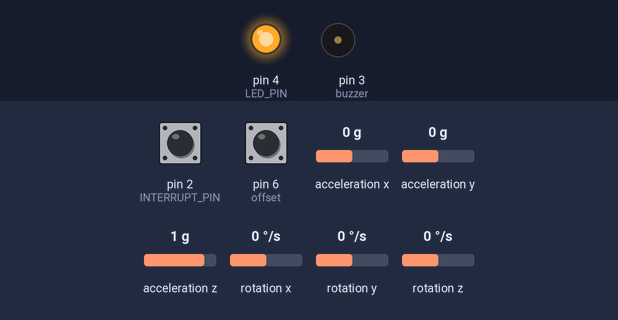
A sketch run on a simulated Arduino Uno, built with avr-gcc and run on an emulated ATmega328P. Shown: output pins drawn as LEDs (lit = HIGH), buzzer (waves = sounding). Inputs (shaded band) come from the test bench; at power-on: pin 6 (offset) HIGH, acceleration x 0 g, acceleration y 0 g, acceleration z 1 g, pin 2 (INTERRUPT_PIN) LOW, rotation x 0 °/s, rotation y 0 °/s, rotation z 0 °/s. The sensor or clock chip raises its interrupt line as the real part does; what the sketch prints to the serial monitor is not drawn.

Above: at 1.8 s.
1.9 s: pin 6 (offset) pulled LOW for 1 s
At 2.21 s:
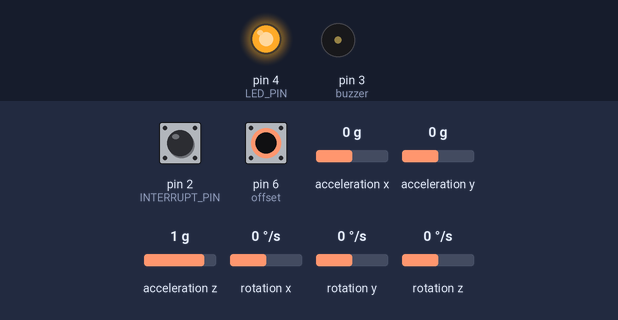
4.9 s: pin 6 (offset) pulled LOW for 3.2 s
At 5.21 s:
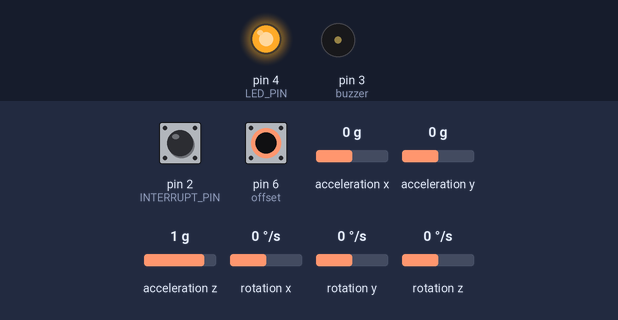
9.6 s: acceleration x set to -1.4 g
At 12.4 s:
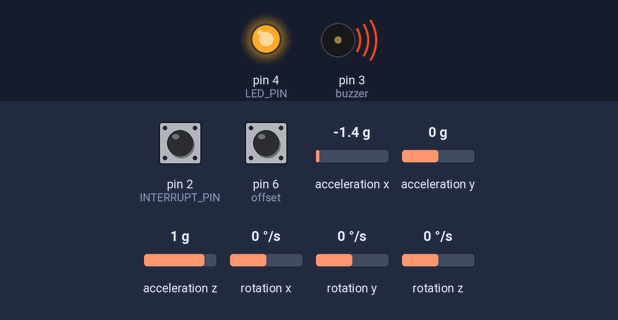
12.6 s: acceleration y set to -1.4 g
15.6 s: pin 6 (offset) pulled LOW for 0.15 s
At 15.95 s:
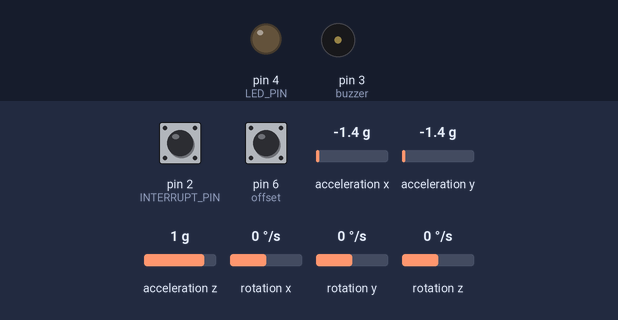
18.7 s: acceleration z set to -1.4 g
Timing chart, 0 to 22.7 s (numbered marks = the images above; inputs shaded):
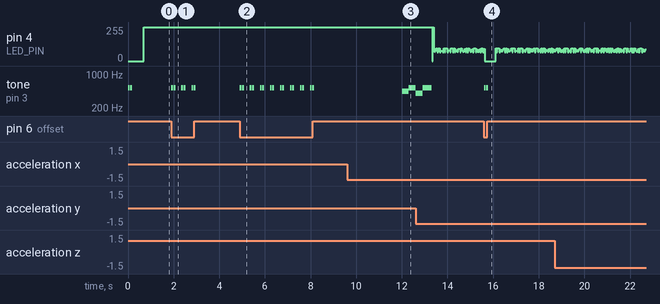

Measured:
- after the input at 1.9 s, tone on pin 3 (buzzer): silent → 523 Hz at once, then repeats every 0.44 s: silent 0.02 s, 523 Hz 0.08 s, silent 0.26 s, 523 Hz 0.08 s, until it stays silent from 3.0 s
- after the input at 4.9 s, tone on pin 3 (buzzer): silent → 523 Hz at once, then repeats every 0.44 s: silent 0.02 s, 523 Hz 0.08 s, silent 0.26 s, 523 Hz 0.08 s, until it stays silent from 8.2 s
- after the input at 15.6 s, tone on pin 3 (buzzer): alternates 523 Hz for 0.08 s and silent for 0.02 s, 4 changes in all, then stays silent, starting at once

The sketch:

mpu_6050_BT_2.1.ino
```cpp
//GND - GND
//VCC - VCC
//SDA - Pin A4
//SCL - Pin A5
//INT - Pin 2
//Aqui voy a incluir el titulo del codigo solo para probar git
#include "I2Cdev.h"
#include "MPU6050_6Axis_MotionApps20.h"
#if I2CDEV_IMPLEMENTATION == I2CDEV_ARDUINO_WIRE
#include "Wire.h"
#endif
#include <avr/wdt.h>

/* #define yawOfst 60
#define pitchOfst 179
#define rollOfst 175 */
int yawOfst = 0;
int pitchOfst = -8;
int rollOfst = 0;

#define timeToSend 100
unsigned long timeToSendCompare = 0;

#define estabilizaTime 12000

int yawZero = 0;
int pitchZero = 0;
int rollZero = 0;

// class default I2C address is 0x68
// specific I2C addresses may be passed as a parameter here
// AD0 low = 0x68
// AD0 high = 0x69
MPU6050 mpu;
//MPU6050 mpu(0x69); // <-- use for AD0 high

#define INTERRUPT_PIN 2
#define LED_PIN 4
#define buzzer 3
#define offset 6
bool blinkState = false;

// MPU control/status vars
bool dmpReady = false;  // set true if DMP init was successful
uint8_t mpuIntStatus;   // holds actual interrupt status byte from MPU
uint8_t devStatus;      // return status after each device operation (0 = success, !0 = error)
uint16_t packetSize;    // expected DMP packet size (default is 42 bytes)
uint16_t fifoCount;     // count of all bytes currently in FIFO
uint8_t fifoBuffer[64]; // FIFO storage buffer

Quaternion q;        // [w, x, y, z]
VectorInt16 aa;      // [x, y, z]
VectorInt16 aaReal;  // [x, y, z]
VectorInt16 aaWorld; // [x, y, z]
VectorFloat gravity; // [x, y, z]
float ypr[3];        // [yaw, pitch, roll]

volatile bool mpuInterrupt = false;
void dmpDataReady()
{
    mpuInterrupt = true;
}

void setup()
{
// join I2C bus (I2Cdev library doesn't do this automatically)
#if I2CDEV_IMPLEMENTATION == I2CDEV_ARDUINO_WIRE
    Wire.begin();
    //Wire.setClock(400000); // 400kHz I2C clock. Comment this line if having compilation difficulties
#elif I2CDEV_IMPLEMENTATION == I2CDEV_BUILTIN_FASTWIRE
    Fastwire::setup(400, true);
#endif
    pinMode(LED_PIN, OUTPUT);
    pinMode(buzzer, OUTPUT);
    pinMode(offset, INPUT_PULLUP);

    //digitalWrite(LED_PIN2, HIGH);
    wdt_disable();
    Serial.begin(9600);
    wdt_enable(WDTO_2S);
    alertOn();
    // Iniciar MPU6050
    //Serial.println(F("Initializing I2C devices..."));
    mpu.initialize();
    pinMode(INTERRUPT_PIN, INPUT);

    // Comprobar  conexion
    //Serial.println(F("Testing device connections..."));
    //Serial.println(mpu.testConnection() ? F("MPU6050 connection successful") : F("MPU6050 connection failed"));

    // Iniciar DMP
    //Serial.println(F("Initializing DMP..."));

    devStatus = mpu.dmpInitialize();

    // Valores de calibracion
    mpu.setXGyroOffset(220);
    mpu.setYGyroOffset(76);
    mpu.setZGyroOffset(-85);
    mpu.setZAccelOffset(1688);

    // Activar DMP
    if (devStatus == 0)
    {
        //Serial.println(F("Enabling DMP..."));
        mpu.setDMPEnabled(true);

        // Activar interrupcion
        attachInterrupt(digitalPinToInterrupt(INTERRUPT_PIN), dmpDataReady, RISING);
        mpuIntStatus = mpu.getIntStatus();

        //Serial.println(F("DMP ready! Waiting for first interrupt..."));
        dmpReady = true;

        // get expected DMP packet size for later comparison
        packetSize = mpu.dmpGetFIFOPacketSize();
    }
    else
    {
        // ERROR!
        // 1 = initial memory load failed
        // 2 = DMP configuration updates failed
        // (if it's going to break, usually the code will be 1)
        //Serial.print(F("DMP Initialization failed (code "));
        //Serial.print(devStatus);
        //Serial.println(F(")"));
    }
}

int lastPitch = 0;
int lastYaw = 0;
int lastRoll = 0;

int lastYaw2 = 0;
int lastPitch2 = 0;
int lastRoll2 = 0;

int yawFin = 0;
int pitchFin = 0;
int rollFin = 0;

//memoria dato anterior filtro 3
int lastYaw3 = 0;
int lastPitch3 = 0;
int lastRoll3 = 0;
boolean setValorInicial = 1;

byte cuentaBasuraYaw = 0;
byte cuentaBasuraPitch = 0;
byte cuentaBasuraRoll = 0;

boolean timeOff = 1;

boolean readyFlag = 1;
boolean ready = 0;
#define maxTimeToSleep 15000
unsigned long lastTimeActive = 0;
boolean isAwake = true;
byte gestoWakeup = 0;
void alertOn()
{
    tone(buzzer, 523);
    delay(80);
    noTone(buzzer);
    delay(20);
    tone(buzzer, 523);
    delay(80);
    wdt_reset();
    noTone(buzzer);
}
void alertBeep()
{
    tone(buzzer, 523);
    delay(80);
    noTone(buzzer);
}
void alertSleep()
{
    tone(buzzer, 523);
    delay(120);
    tone(buzzer, 400);
    delay(350);
    noTone(buzzer);
}
void alertWakeup()
{
    tone(buzzer, 400);
    delay(350);
    tone(buzzer, 523);
    delay(120);
    noTone(buzzer);
}
void alertReady()
{
    tone(buzzer, 440);
    delay(300);
    tone(buzzer, 523);
    delay(300);
    wdt_reset();
    tone(buzzer, 400);
    delay(300);
    tone(buzzer, 523);
    delay(400);
    noTone(buzzer);
    wdt_reset();
}
void loop()
{
    // Si fallo al iniciar, parar programa
    //if (!dmpReady) return;

    // Ejecutar mientras no hay interrupcion
    /* while (!mpuInterrupt && fifoCount < packetSize)
    {
        // AQUI EL RESTO DEL CODIGO DE TU PROGRRAMA

    } */

    mpuInterrupt = false;
    mpuIntStatus = mpu.getIntStatus();

    // Obtener datos del FIFO
    fifoCount = mpu.getFIFOCount();

    // Controlar overflow
    if ((mpuIntStatus & 0x10) || fifoCount == 1024)
    {
        mpu.resetFIFO();
        //Serial.println(F("FIFO overflow!"));
    }
    else if (mpuIntStatus & 0x02)
    {
        // wait for correct available data length, should be a VERY short wait
        while (fifoCount < packetSize)
            fifoCount = mpu.getFIFOCount();

        // read a packet from FIFO
        mpu.getFIFOBytes(fifoBuffer, packetSize);

        // track FIFO count here in case there is > 1 packet available
        // (this lets us immediately read more without waiting for an interrupt)
        fifoCount -= packetSize;

        // MMostrar Yaw, Pitch, Roll
        mpu.dmpGetQuaternion(&q, fifoBuffer);
        mpu.dmpGetGravity(&gravity, &q);
        mpu.dmpGetYawPitchRoll(ypr, &q, &gravity);

        yawZero = (ypr[0] * 180 / M_PI);
        pitchZero = (ypr[1] * 180 / M_PI);
        rollZero = (ypr[2] * 180 / M_PI);

        wdt_reset();
        //delay(50);

        if (yawZero < 0)
        {
            yawZero += 360;
        }
        if (pitchZero < 0)
        {
            pitchZero += 360;
        }
        if (rollZero < 0)
        {
            rollZero += 360;
        }

        //filtro de valores anormales
        if ((yawZero >= (lastYaw - 5)) && (yawZero <= (lastYaw + 5)))
        {
            if ((lastYaw2 >= (lastYaw - 5)) && (lastYaw2 <= (lastYaw + 5)))
            {
                yawFin = yawZero - yawOfst;
            }
        }
        if ((pitchZero >= (lastPitch - 5)) && (pitchZero <= (lastPitch + 5)))
        {
            if ((lastPitch2 >= (lastPitch - 5)) && (lastPitch2 <= (lastPitch + 5)))
            {
                pitchFin = pitchZero - 180 - pitchOfst;
            }
        }
        if ((rollZero >= (lastRoll - 5)) && (rollZero <= (lastRoll + 5)))
        {
            if ((lastRoll2 >= (lastRoll - 5)) && (lastRoll2 <= (lastRoll + 5)))
            {
                rollFin = rollZero - 180 - rollOfst;
            }
        }
        //boton de offset
        if (!digitalRead(offset))
        {
            //btn ofset
            rollOfst += rollFin;
            pitchOfst += pitchFin;
            alertOn();
            delay(250);
        }

        // ajuste por el offset
        /* if (yawFin < -180)
        {
            yawFin += 360;
        } */
        if (pitchFin < -180)
        {
            pitchFin += 360;
        }
        if (rollFin < -180)
        {
            rollFin += 360;
        }

        //Asignacion de sentido

        /* if (yawFin > 180)
        {
            yawFin -= 360;
        }
        if (pitchFin > 180)
        {
            pitchFin -= 360;
        }
        if (rollFin > 180)
        {
            rollFin -= 360;
        } */

        if (millis() > estabilizaTime)
        {

            ready = 1;
            if (readyFlag)
            {
                readyFlag = 0;
                alertReady();
                lastTimeActive = millis();
            }
            //     Serial.print("\tfinales\t");
            //     Serial.print(yawFin);
            //     Serial.print("\t");
            //     Serial.print(pitchFin);
            //     Serial.print("\t");
            //     Serial.println(rollFin);

            if ((millis() - timeToSendCompare) > timeToSend)
            {

                timeToSendCompare = millis();
                //descomentar para produccion
                /* Serial.print(rollFin);
                Serial.print("/");
                Serial.print(pitchFin); */

                //Monitoreo de tiempo inacctivo
                //magnitud del Vector
                int vectorMagnitude = sqrt((rollFin * rollFin) + (pitchFin * pitchFin));
                if (vectorMagnitude > 10)
                {
                    lastTimeActive = millis();
                }
                if ((millis() - lastTimeActive) > maxTimeToSleep)
                {
                    if (isAwake)
                    {
                        alertSleep();
                    }
                    isAwake = false;
                }
                else
                {

                    if (isAwake)
                    {

                        Serial.print(rollFin);
                        Serial.print("/");
                        Serial.print(pitchFin);
                    }else{
                        if(gestoWakeup == 0){
                            if(rollFin > 20){
                                gestoWakeup++;
                                alertBeep();
                            }
                        }else if(gestoWakeup == 1){
                            if(rollFin < -20){
                                gestoWakeup++;
                                alertBeep();
                            }else if((pitchFin > 10) || (pitchFin < -10)){
                                gestoWakeup = 0;
                            }
                        }else if(gestoWakeup == 2){
                            if(vectorMagnitude < 12){
                                gestoWakeup++;
                            }
                        }else{
                            gestoWakeup = 0;
                            alertWakeup();
                            isAwake = true;
                        }
                    }
                }

                delay(10);
            }

            digitalWrite(LED_PIN, HIGH);
            delay(5);
            digitalWrite(LED_PIN, LOW);
        }
        else
        {
            //Serial.println("Estabilizando lecturas MPU6050");
            digitalWrite(LED_PIN, HIGH);
        }

        lastYaw2 = lastYaw;
        lastYaw = yawZero;

        lastPitch2 = lastPitch;
        lastPitch = pitchZero;

        lastRoll2 = lastRoll;
        lastRoll = rollZero;

        // Mostrar aceleracion
        //   mpu.dmpGetQuaternion(&q, fifoBuffer);
        //   mpu.dmpGetAccel(&aa, fifoBuffer);
        //   mpu.dmpGetGravity(&gravity, &q);
        //   mpu.dmpGetLinearAccel(&aaReal, &aa, &gravity);
        //   Serial.print("areal\t");
        //   Serial.print(aaReal.x);
        //   Serial.print("\t");
        //   Serial.print(aaReal.y);
        //   Serial.print("\t");
        //   Serial.println(aaReal.z);
    }

    //Serial.println("                                                            wdt_reset");
}
```
